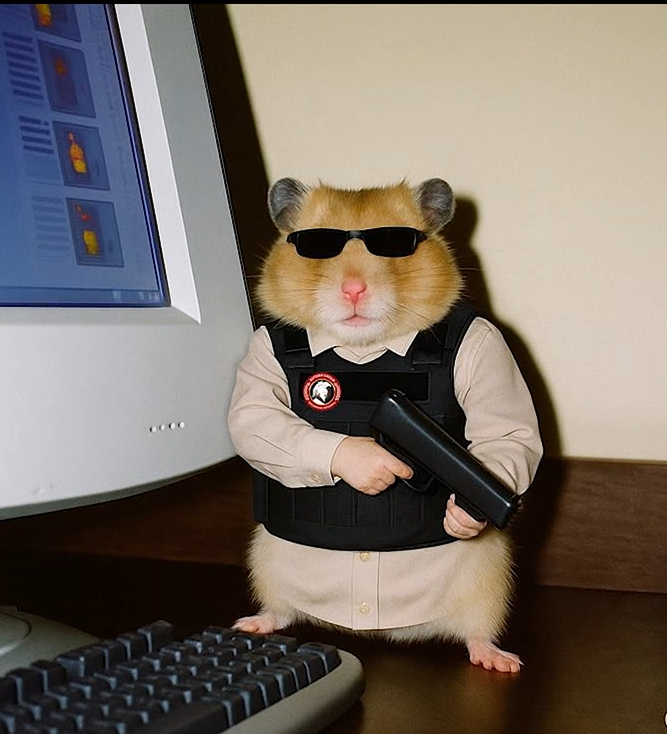
#> input picture OPEN CV/Phase 1/Screenshot 2026-08-17 205434.png, 667 x 734 px, found by its file name
$ python imgcrop.py
#> lines starting #> are read from the running program, lines starting #| are printed output that depends on the picture
import cv2

image = cv2.imread(r'C:\OPEN CV\Phase 1\Screenshot 2026-08-17 205434.png')
#> image is the input picture: shape (734, 667, 3); mean B, G, R 103.5, 111.8, 121.3
img_crop = image[100:400, 200:500]  # Crop the image (y1:y2, x1:x2)
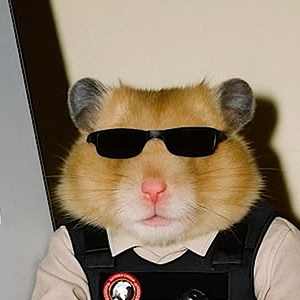
#> img_crop: shape (300, 300, 3); mean B, G, R 104.8, 124.8, 140.5
cv2.imshow('Cropped Image', img_crop)
cv2.waitKey(0)
cv2.destroyAllWindows()
